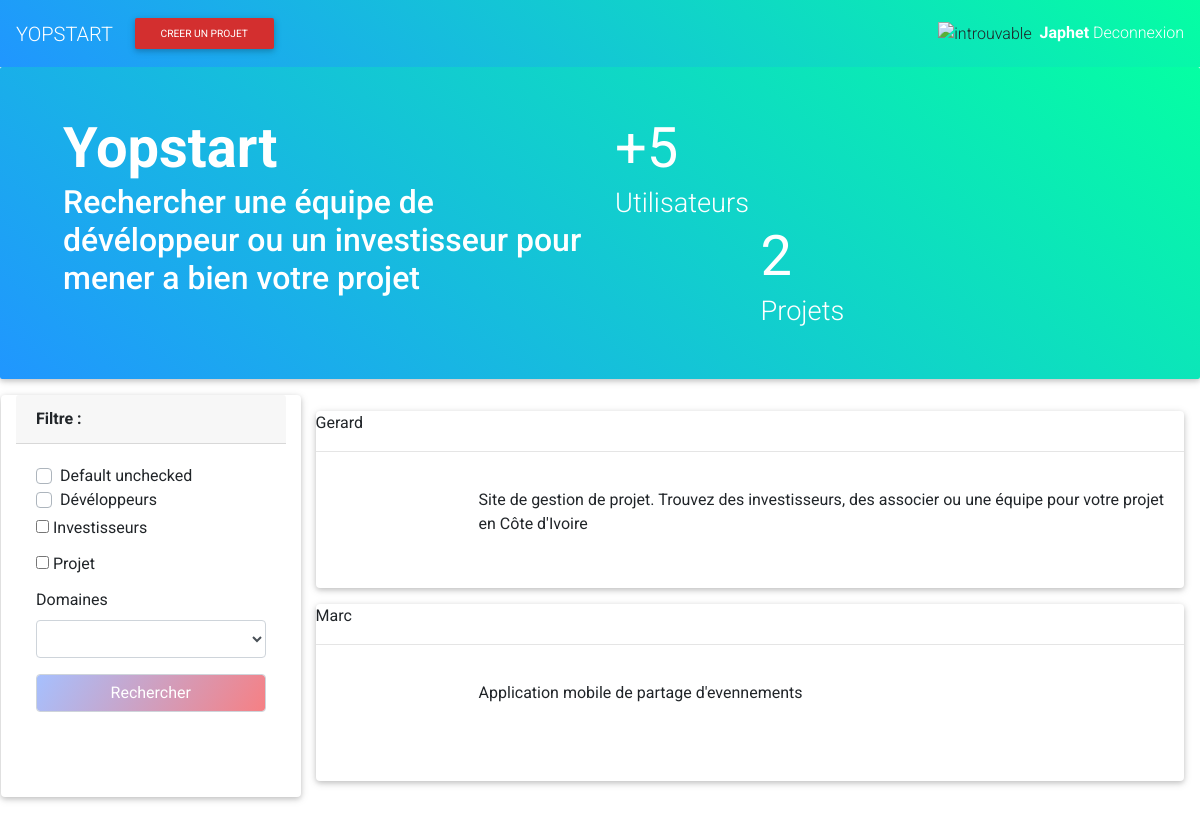
The app's page /home/ (signed in) with its own data.
### youproj/models.py (models this page shows, shortened)
class Projet(models.Model):
    etats = (
        ("0","non precisé"),
        ("1","idée"),
        ("2","rédaction de plan"),
        ("3","prototype"),
        ("4","phase de test"),
        ("4","phase de commercialisation"),
    )
    nom = models.CharField(max_length=100)
    porteurs = models.ForeignKey(Utilisateur, on_delete=models.CASCADE)
    equipe = models.ManyToManyField(Utilisateur, blank=True),
    domaine = models.ForeignKey(Domaine, on_delete=models.CASCADE)
    description = models.TextField(blank=True)
    date_debut= models.DateField(blank=True),
    avancement = models.TextField(blank=True)
    lien_depot = models.URLField( blank=True)
    phase = models.CharField(max_length=100, choices=etats, default='-')

### youself/models.py (models this page shows, shortened)
class Utilisateur(models.Model):
    relation = models.ManyToManyField('Utilisateur', blank=True)
    user = models.OneToOneField(User, on_delete=models.CASCADE, limit_choices_to={'is_superuser':False})
    date_naissance = models.DateField(blank=True, auto_now=True)
    bio = models.TextField(blank=True)
    pays = models.CharField(max_length=50, blank=True)
    competences = models.ManyToManyField(Competence,blank=True)
    domaine = models.ManyToManyField(Domaine, blank=True)
    img_url = models.ImageField(verbose_name='photo de profile', blank=True, upload_to='profile/', default='profile/default-img.png')
    def __str__(self):
        return self.user.username

### youself/views.py (the view)
# urls.py: 2. Add a URL to urlpatterns:  path('', views.home, name='home')
def home(request):
    contexte = {
        'domaine' : Domaine.objects.all(),
        'Competence' : Competence.objects.all()
    }
    devs = Utilisateur.objects.all()
    return render(request, template_name='home.html', context=contexte)

### helper/tempcontexte.py (called while the page is built)
def calla(ctxt):
    return {
        'list_domaines' : Domaine.objects.all(),
        'list_competences' : Competence.objects.all(),
        'list_utilis': Utilisateur.objects.all(),
        'list_projets': Projet.objects.all(),
    }

### templates/home.html (shortened to what this page needs)
{% extends 'index.html' %}
{% block main %}
    {% include 'layout/navbar.html' %}
    <div class="jumbotron jumbotron-fluid m-0 p-5 aqua-gradient white-text row">
        <div class=" col col-xs-12 col-md-6">
            <span class="display-4 font-weight-bold">Yopstart</span>
        <div class="right h2">
            <p class="">Rechercher une équipe de dévéloppeur ou un investisseur pour mener a bien votre projet</p>
        </div>
        </div>
        <div class="col col-xs-12 col-md-6">
            <div class="panel">
                <div class="display-4 panel-heading font-weight-bolder">+{{ list_utilis.count }}</div>
                <span class="h3-responsive panel-footer">Utilisateurs</span>
            </div>
            <div class=" col col-xs-12 col-md-6 offset-lg-3 panel">
                <div class="display-4 panel-heading font-weight-bolder">{{list_projets.count}}</div>
                <span class="h3-responsive panel-footer">Projets</span>
            </div>
        </div>
    </div>
    <div class="panel m-3">
        <div class="panel-body row grid">
            <aside class="card col-xs-12 col-sm-12 col col-md-3">
                <header class="card-header font-weight-bold">Filtre :</header>
                <form class="card-body">
<div class="custom-control custom-checkbox">
    <label class="custom-control-label" for="defaultUnchecked">Default unchecked</label>
</div>
                    <div class="mb-1 custom-control custom-checkbox">
                        <label for="dev" class="custom-control-label">Dévéloppeurs</label>
                    </div>
                    <div class="mb-1">
                    <input type="checkbox" name="invest" value="3" id="invest">
                        <label for="invest">Investisseurs</label>
                    </div>
                    <div class="mb-1">
                    <input type="checkbox" name="proj" value="4" id="proj">
                        <label for="proj">Projet</label>
                    </div>
                    <label for="dom">Domaines</label>
                    <select name="domaine" id="dom" class="select-dropdown form-control mb-3">
                        <option value=""></option>
                        {% for dom in list_domaines %}
                            <option value="{{ dom.label }}"> {{ dom.label }}</option>
                        {% endfor %}
                    </select>
                    <input type="submit" class="form-control amy-crisp-gradient white-text" value="Rechercher">
                </form>
            </aside>
            <main class="col col-xs-12 col-md-9 mt-3">
                    {% for proj in list_projets %}
                        <div class="card mb-3">
                            <div class="">
                                <span class="left">{{ proj.porteurs }}</span>
                            </div>
                            <hr class="divider">
                        <div class="card-body row">
                            <div class="col col-xs-12 col-md-2">
                                <i class="fa fa-store-alt fa-5x"></i>
                            </div>
                            <div class="col col-xs-12 col-md-10">
                                <p>{{ proj.description }}</p>
                            </div>
                        </div>
                        </div>
                        {% empty %}
                        <span>Pas de resultats pour votre recherche</span>
                    {% endfor %}
            </main>
        </div>
    </div>
{% endblock %}

### templates/layout/navbar.html
<nav class="navbar bg-transparent shadow-none scrolling-navbar aqua-gradient">
        <a href="{% url 'home' %}" class="navbar-brand navbar-expand-lg white-text">
            YOPSTART
        </a>
        {% if request.user.is_authenticated %}
            <button class="btn btn-red btn-sm">Creer un projet</button>
    {% endif %}
        <div class="my-2 ml-auto my-lg-0">
            {% if request.user.is_authenticated %}
                <img src="{{ MEDIA_URL }}{{request.user.utilisateur.img_url}}" width="50" alt="introuvable" class="mr-1 img-circle">
                <a href="{% url 'profile' request.user.utilisateur.id %}" class="font-weight-bold white-text">{{ request.user.username |capfirst }}</a>
                <a href="{% url 'deconnexion' %}" class="white-text"> Deconnexion</a>
                {% else %}
                <div class="form-inline">
                <a href="{% url 'login' %}" class="form-control white-text bg-info mr-2">Connexion</a>
                <a href="{% url 'inscription' %}" class="form-control btn-dark-green  white-text mr-2">Inscription</a>
                </div>
            {% endif %}
        </div>
</nav>

### records on screen
Projet: porteurs "Gerard", description "Site de gestion de projet. Trouvez des investisseurs, des associer ou une équipe pour votre projet en Côte d'Ivoire"
Projet: porteurs "Marc", description "Application mobile de partage d'evennements"

### other values on screen
{{ request.user.username |capfirst }} "Japhet"
{{ list_utilis.count }} "5"
{{ list_projets.count }} "2"
